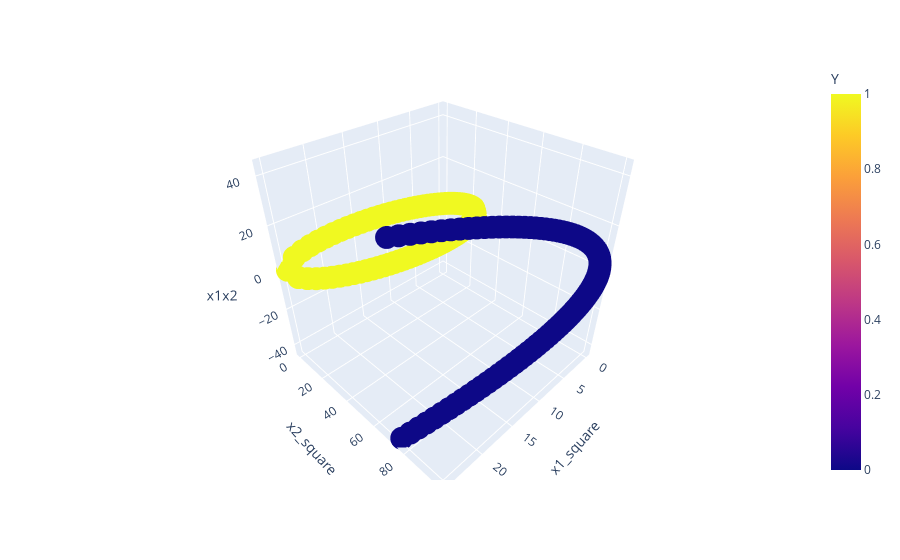

Source (notebook cell):
### Code cell
import plotly.express as px
fig = px.scatter_3d(df, x="x1_square", y="x2_square", z="x1x2", color="Y")
fig.show()

### Figure 1 — Plotly figure (JSON) as saved in the notebook; plotly's stock layout.template omitted (floating-point values rounded to 4 significant figures; data arrays with more than 128 entries replaced by an {"elided": "..."} marker saying what was removed)
{"data": [{"hovertemplate": "x1_square=%{x}<br>x2_square=%{y}<br>x1x2=%{z}<br>Y=%{marker.color}<extra></extra>", "legendgroup": "", "marker": {"color": {"elided": "400 int values"}, "coloraxis": "coloraxis", "symbol": "circle"}, "mode": "markers", "name": "", "scene": "scene", "showlegend": false, "x": {"elided": "400 float values"}, "y": {"elided": "400 float values"}, "z": {"elided": "400 float values"}, "type": "scatter3d"}], "layout": {"scene": {"domain": {"x": [0.0, 1.0], "y": [0.0, 1.0]}, "xaxis": {"title": {"text": "x1_square"}}, "yaxis": {"title": {"text": "x2_square"}}, "zaxis": {"title": {"text": "x1x2"}}}, "coloraxis": {"colorbar": {"title": {"text": "Y"}}, "colorscale": [[0.0, "#0d0887"], [0.1111, "#46039f"], [0.2222, "#7201a8"], [0.3333, "#9c179e"], [0.4444, "#bd3786"], [0.5556, "#d8576b"], [0.6667, "#ed7953"], [0.7778, "#fb9f3a"], [0.8889, "#fdca26"], [1.0, "#f0f921"]]}, "legend": {"tracegroupgap": 0}, "margin": {"t": 60}}}
